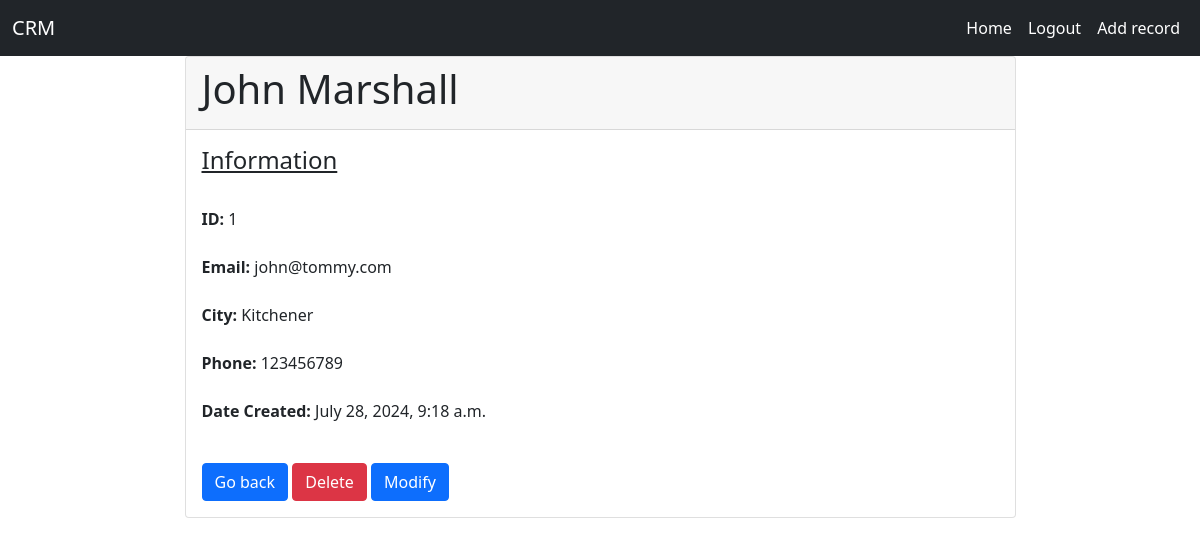
Screenshot of /record/1/ (signed in) with the database file from the repository.
### api/models.py (models this page shows, shortened)
class Record(models.Model):
    created_at = models.DateTimeField( auto_now_add = True)
    First_Name= models.CharField( max_length = 255)
    Last_Name= models.CharField( max_length=255)
    Email = models.EmailField()
    City = models.CharField( max_length=255)
    Phone= models.CharField( max_length=255)

### api/views.py (the view)
# urls.py: path("record/<int:pk>/", views.customer_record, name="record") ,
def customer_record(request,pk):
    if request.user.is_authenticated:
        cr= Record.objects.get( id=pk)
        return render(request, "api/record.html", { "cr":cr})
    else:
        messages.success(request, "You must login before" )
        return redirect( "login")

### api/templates/api/record.html
{% extends 'api/base.html' %}
{% block content %}
<div class="container">
  <div class="row justify-content-center">
    <div class="col-md-9">
      <div class="card">
        <div class="card-header">
          <h1> {{ cr.First_Name }} {{ cr.Last_Name }}</h1>
        </div>
        <div class="card-body">
          <h4 class="card-title"><u>Information</u></h4><br/>
          <p class="card-text">
            <strong>ID: </strong>{{ cr.id }}<br/><br/>
            <strong>Email: </strong>{{ cr.Email }}<br/><br/>
            <strong>City: </strong>{{ cr.City }}<br/><br/>
            <strong>Phone: </strong>{{ cr.Phone }}<br/><br/>
            <strong>Date Created: </strong>{{ cr.created_at }}<br/><br/>
          </p>
          <a href="{% url 'main' %}" class="btn btn-primary">Go back</a>
          <a href="{% url 'delete' cr.id %}" class="btn btn-danger">Delete</a>
          <a href="{% url 'modify' cr.id %}" class="btn btn-primary">Modify</a>
        </div>
      </div>
    </div>
  </div>
</div>
{% endblock %}

### rows the page displays
Record: First_Name "John", Last_Name "Marshall", id "1", Email "john@tommy.com", City "Kitchener", Phone "123456789", created_at "July 28, 2024, 9:18 a.m."
